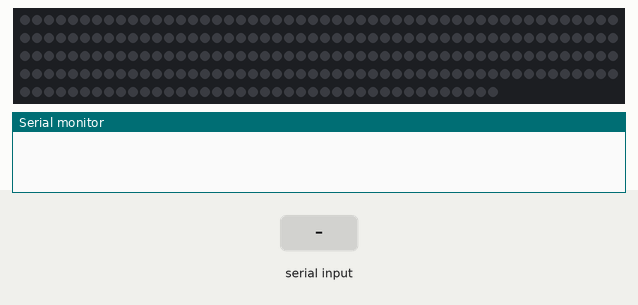
This sketch was run on a simulated Arduino Uno, built with avr-gcc and run on an emulated ATmega328P. Parts: 240 RGB LEDs in strip order, left to right, continuing on the next row, the last lines printed to the serial monitor. Inputs (shaded band) come from the test bench. Dim RGB values are drawn brighter than linear.

Above: at 1.2 s.
1.3 s: "90,45\n" received over Serial
At 2.3 s:
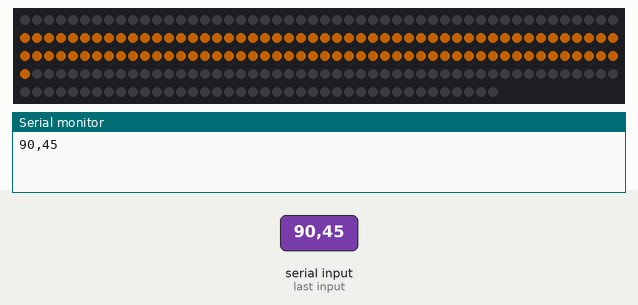
2.8 s: "5\n" received over Serial
At 3.3 s:
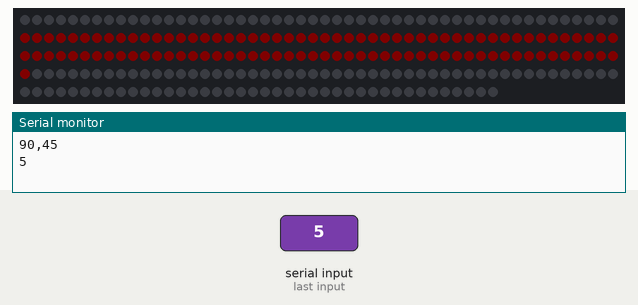
4.3 s: "30,150\n" received over Serial
At 4.6 s:
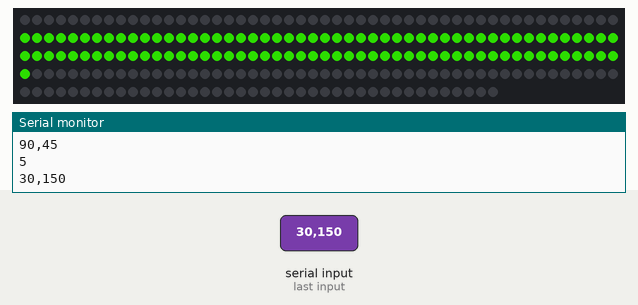
Timing chart, 0 to 7.3 s (numbered marks = the images above; inputs shaded):
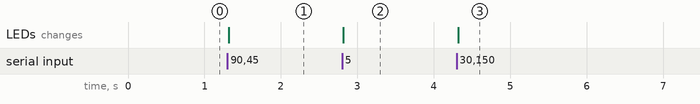

Measured:
- after the input at 1.3 s, the LEDs: change at once (image 1)
- after the input at 2.8 s, the LEDs: change at once (image 2)
- after the input at 4.3 s, the LEDs: change at once (image 3)

The sketch:

LedStripWS2812B.ino
```cpp
#include <FastLED.h>
#define LED_PIN     7
#define NUM_LEDS    240
int colors[3]  = {125,255,125};
String str[3];
String serialResponse = "";

CRGB leds[NUM_LEDS];
void setup() {
  Serial.begin(9600);
  Serial.setTimeout(5);
  FastLED.addLeds<WS2812, LED_PIN, GRB>(leds, NUM_LEDS);
}
void loop() {
  if(Serial.available()){
    serialResponse = Serial.readString();
    Serial.println(serialResponse);
    for(int i=0; i<3; i++){
      str[i] = "";
      for(int j=0; j<3; j++){
        str[i].concat(serialResponse[i*3+j]);
      }
      colors[i] = str[i].toInt();
    }
    for (int i = 50; i <= 150; i+=1) {
      leds[i] = CRGB ( int(colors[0]), int(colors[1]), int(colors[2]));
      //leds[i+1] = CRGB ( 255, 255, 255);

      //delay(40);
    }
    FastLED.show();
  }

  /*leds[i] = CRGB ( int(colors[0]), int(colors[1]), int(colors[2]));
  for (int i = 19; i >= 0; i--) {
    leds[i] = CRGB ( 255, 0, 0);
    FastLED.show();
    delay(40);
  }*/
}
```
